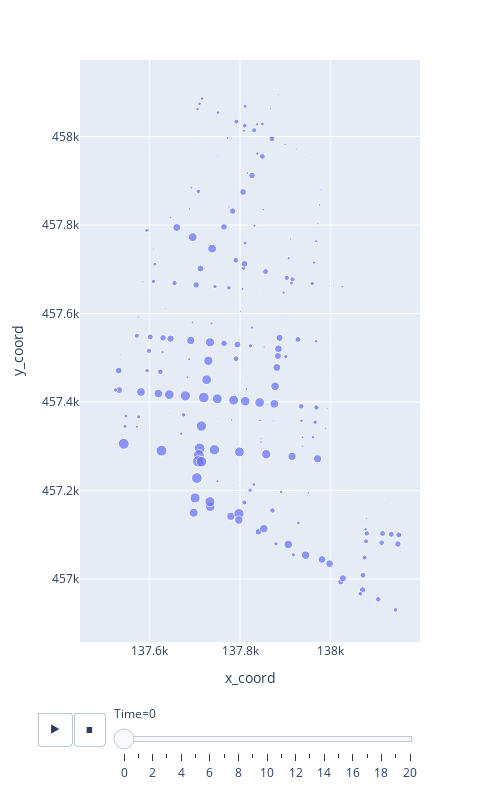

Notebook source saved alongside this figure:
### Code cell
net = px.scatter(df, x="x_coord", y="y_coord", size="Depth", animation_frame="Time", size_max=20, hover_name="Node",width=500, height=800)
net.show()

### Figure 1 — Plotly figure (JSON) as saved in the notebook; plotly's stock layout.template omitted (floating-point values rounded to 4 significant figures; data arrays with more than 128 entries replaced by an {"elided": "..."} marker saying what was removed)
{"data": [{"hovertemplate": "<b>%{hovertext}</b><br><br>Time=0<br>x_coord=%{x}<br>y_coord=%{y}<br>Depth=%{marker.size}<extra></extra>", "hovertext": {"elided": "318 str values"}, "legendgroup": "", "marker": {"color": "#636efa", "size": {"elided": "318 float values"}, "sizemode": "area", "sizeref": 0.01012, "symbol": "circle"}, "mode": "markers", "name": "", "orientation": "v", "showlegend": false, "type": "scatter", "x": {"elided": "318 float values"}, "xaxis": "x", "y": {"elided": "318 float values"}, "yaxis": "y"}], "layout": {"height": 800, "legend": {"itemsizing": "constant", "tracegroupgap": 0}, "margin": {"t": 60}, "sliders": [{"active": 0, "currentvalue": {"prefix": "Time="}, "len": 0.9, "pad": {"b": 10, "t": 60}, "steps": [{"args": [["0"], {"frame": {"duration": 0, "redraw": false}, "fromcurrent": true, "mode": "immediate", "transition": {"duration": 0, "easing": "linear"}}], "label": "0", "method": "animate"}, {"args": [["1"], {"frame": {"duration": 0, "redraw": false}, "fromcurrent": true, "mode": "immediate", "transition": {"duration": 0, "easing": "linear"}}], "label": "1", "method": "animate"}, {"args": [["2"], {"frame": {"duration": 0, "redraw": false}, "fromcurrent": true, "mode": "immediate", "transition": {"duration": 0, "easing": "linear"}}], "label": "2", "method": "animate"}, {"args": [["3"], {"frame": {"duration": 0, "redraw": false}, "fromcurrent": true, "mode": "immediate", "transition": {"duration": 0, "easing": "linear"}}], "label": "3", "method": "animate"}, {"args": [["4"], {"frame": {"duration": 0, "redraw": false}, "fromcurrent": true, "mode": "immediate", "transition": {"duration": 0, "easing": "linear"}}], "label": "4", "method": "animate"}, {"args": [["5"], {"frame": {"duration": 0, "redraw": false}, "fromcurrent": true, "mode": "immediate", "transition": {"duration": 0, "easing": "linear"}}], "label": "5", "method": "animate"}, {"args": [["6"], {"frame": {"duration": 0, "redraw": false}, "fromcurrent": true, "mode": "immediate", "transition": {"duration": 0, "easing": "linear"}}], "label": "6", "method": "animate"}, {"args": [["7"], {"frame": {"duration": 0, "redraw": false}, "fromcurrent": true, "mode": "immediate", "transition": {"duration": 0, "easing": "linear"}}], "label": "7", "method": "animate"}, {"args": [["8"], {"frame": {"duration": 0, "redraw": false}, "fromcurrent": true, "mode": "immediate", "transition": {"duration": 0, "easing": "linear"}}], "label": "8", "method": "animate"}, {"args": [["9"], {"frame": {"duration": 0, "redraw": false}, "fromcurrent": true, "mode": "immediate", "transition": {"duration": 0, "easing": "linear"}}], "label": "9", "method": "animate"}, {"args": [["10"], {"frame": {"duration": 0, "redraw": false}, "fromcurrent": true, "mode": "immediate", "transition": {"duration": 0, "easing": "linear"}}], "label": "10", "method": "animate"}, {"args": [["11"], {"frame": {"duration": 0, "redraw": false}, "fromcurrent": true, "mode": "immediate", "transition": {"duration": 0, "easing": "linear"}}], "label": "11", "method": "animate"}, {"args": [["12"], {"frame": {"duration": 0, "redraw": false}, "fromcurrent": true, "mode": "immediate", "transition": {"duration": 0, "easing": "linear"}}], "label": "12", "method": "animate"}, {"args": [["13"], {"frame": {"duration": 0, "redraw": false}, "fromcurrent": true, "mode": "immediate", "transition": {"duration": 0, "easing": "linear"}}], "label": "13", "method": "animate"}, {"args": [["14"], {"frame": {"duration": 0, "redraw": false}, "fromcurrent": true, "mode": "immediate", "transition": {"duration": 0, "easing": "linear"}}], "label": "14", "method": "animate"}, {"args": [["15"], {"frame": {"duration": 0, "redraw": false}, "fromcurrent": true, "mode": "immediate", "transition": {"duration": 0, "easing": "linear"}}], "label": "15", "method": "animate"}, {"args": [["16"], {"frame": {"duration": 0, "redraw": false}, "fromcurrent": true, "mode": "immediate", "transition": {"duration": 0, "easing": "linear"}}], "label": "16", "method": "animate"}, {"args": [["17"], {"frame": {"duration": 0, "redraw": false}, "fromcurrent": true, "mode": "immediate", "transition": {"duration": 0, "easing": "linear"}}], "label": "17", "method": "animate"}, {"args": [["18"], {"frame": {"duration": 0, "redraw": false}, "fromcurrent": true, "mode": "immediate", "transition": {"duration": 0, "easing": "linear"}}], "label": "18", "method": "animate"}, {"args": [["19"], {"frame": {"duration": 0, "redraw": false}, "fromcurrent": true, "mode": "immediate", "transition": {"duration": 0, "easing": "linear"}}], "label": "19", "method": "animate"}, {"args": [["20"], {"frame": {"duration": 0, "redraw": false}, "fromcurrent": true, "mode": "immediate", "transition": {"duration": 0, "easing": "linear"}}], "label": "20", "method": "animate"}], "x": 0.1, "xanchor": "left", "y": 0, "yanchor": "top"}], "updatemenus": [{"buttons": [{"args": [null, {"frame": {"duration": 500, "redraw": false}, "fromcurrent": true, "mode": "immediate", "transition": {"duration": 500, "easing": "linear"}}], "label": "&#9654;", "method": "animate"}, {"args": [[null], {"frame": {"duration": 0, "redraw": false}, "fromcurrent": true, "mode": "immediate", "transition": {"duration": 0, "easing": "linear"}}], "label": "&#9724;", "method": "animate"}], "direction": "left", "pad": {"r": 10, "t": 70}, "showactive": false, "type": "buttons", "x": 0.1, "xanchor": "right", "y": 0, "yanchor": "top"}], "width": 500, "xaxis": {"anchor": "y", "domain": [0, 1], "title": {"text": "x_coord"}}, "yaxis": {"anchor": "x", "domain": [0, 1], "title": {"text": "y_coord"}}}}
